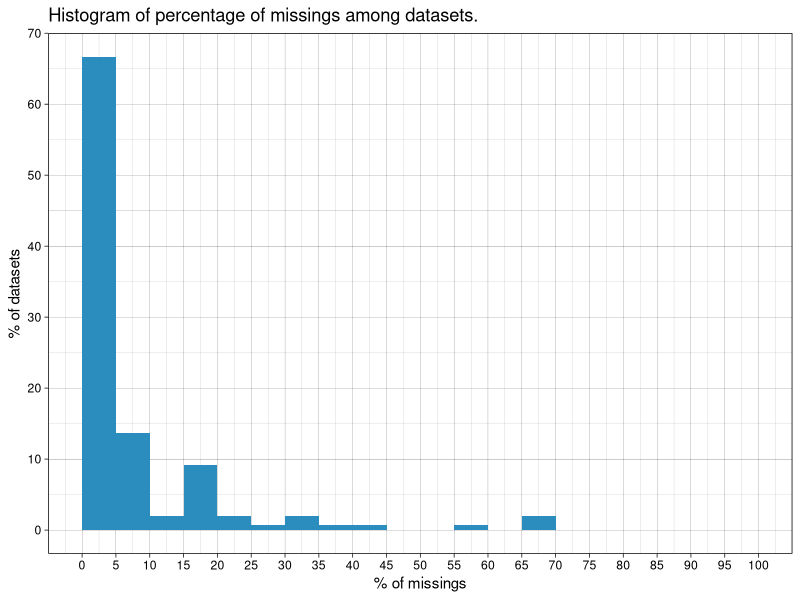
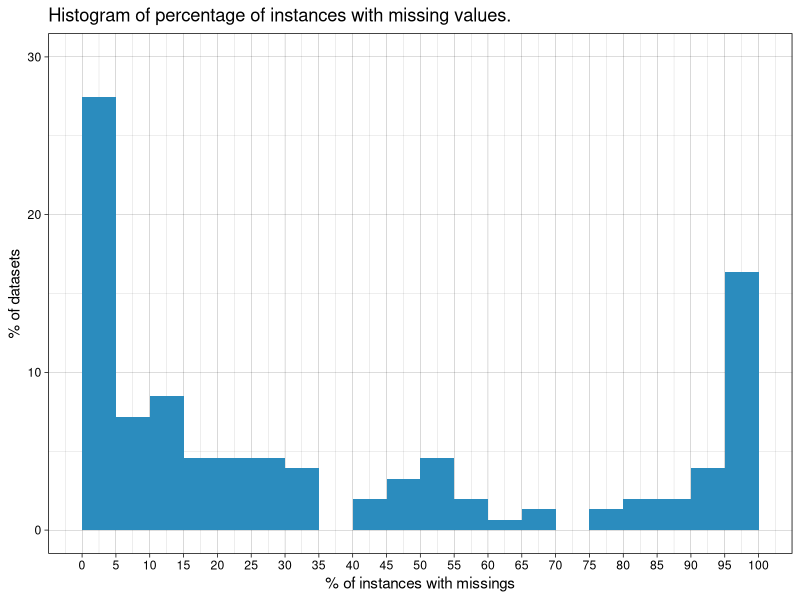
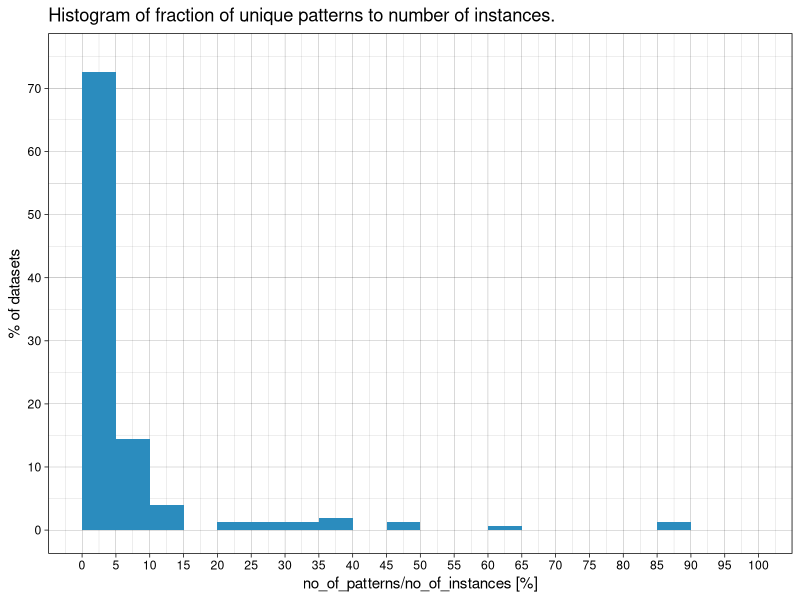
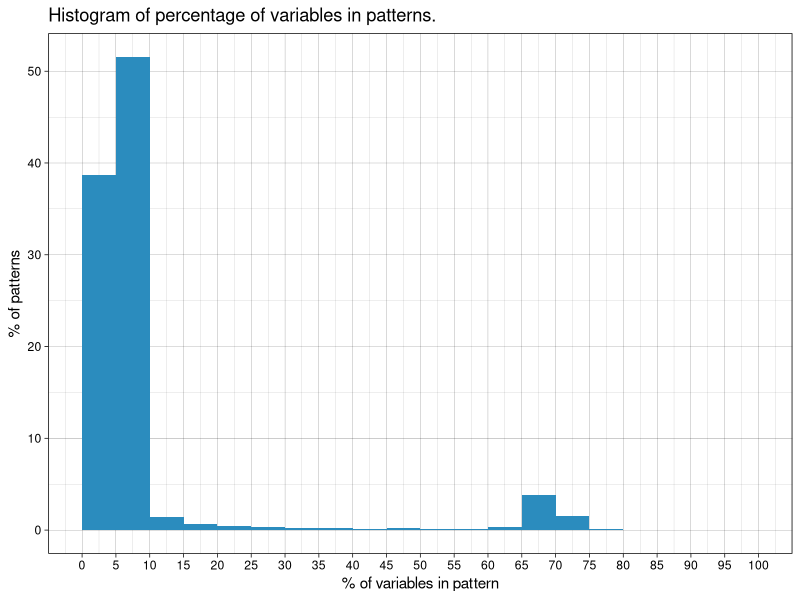
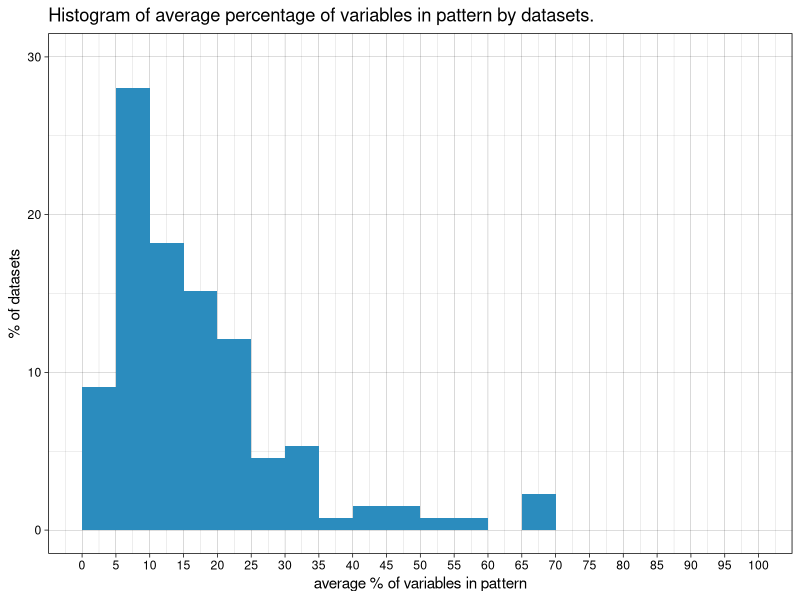
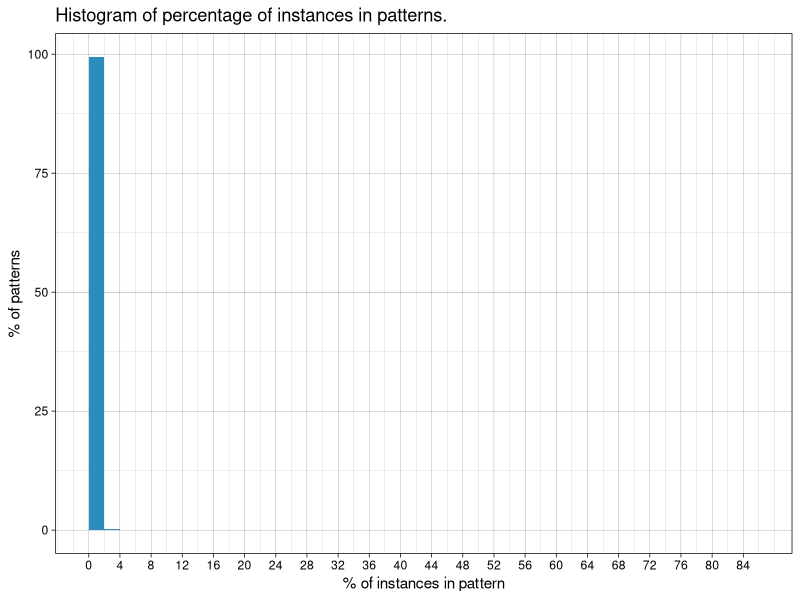
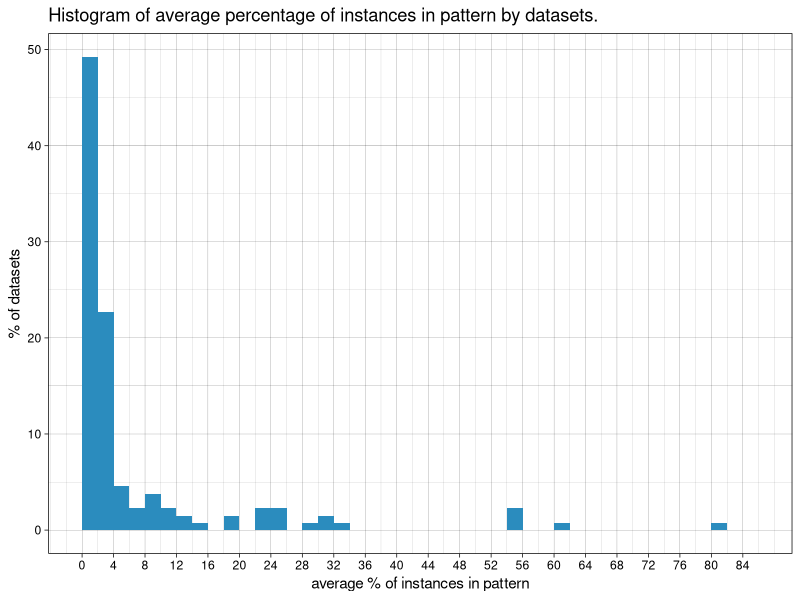

Here is the R script that generated these plots, in order:
## ---- chunk 1
knitr::opts_knit$set(root.dir=normalizePath('../../../'))
knitr::opts_chunk$set(echo = FALSE, message = FALSE)
## ---- chunk 2
library(ggplot2)
library(ggthemes)
library(dplyr)
library(scales)
## ---- chunk 3
data <- read.csv("datasets_store/patterns_analysis/readed_json_info.csv")[, -1]
selected_df <- read.csv("datasets_store/datasets_selection/selected_datasets.csv")
data <- data[data$id %in% selected_df$ID, ]
data <- data[!is.na(data$name), ]
patterns <- read.csv(file = "datasets_store/patterns_analysis/summary_of_patterns_in_all.csv")
patterns <- patterns[patterns$id %in% data$id, ]
## ---- chunk 4
to_plot <- data
to_plot$per_missings <- round(100*to_plot$no_missings/(to_plot$no_instances*to_plot$no_features), digits = 1)

ggplot(to_plot, aes(per_missings))+
  geom_histogram(aes(y = stat(count/sum(count))), fill='#2b8cbe', breaks = seq(0, 100, 5))+
  xlab("% of missings")+
  ylab("% of datasets")+
  ggtitle("Histogram of percentage of missings among datasets.")+
  scale_x_continuous(breaks = seq(0, 100, 5))+
  scale_y_continuous(breaks = seq(0, 0.7, 0.1), labels = seq(0, 70, 10))+
  theme_linedraw()
## ---- chunk 5
to_plot <- data
to_plot$per_instances_miss <- round(100*to_plot$no_instances_w_miss/to_plot$no_instances)

ggplot(to_plot, aes(per_instances_miss))+
  geom_histogram(aes(y = stat(count/sum(count))), fill='#2b8cbe', breaks = seq(0, 100, 5))+
  xlab("% of instances with missings")+
  ylab("% of datasets")+
  ggtitle("Histogram of percentage of instances with missing values.")+
  scale_x_continuous(breaks = seq(0, 100, 5))+
  scale_y_continuous(breaks = seq(0, 0.3, 0.1), labels = seq(0, 30, 10), limits = c(0, 0.3))+
  theme_linedraw()
## ---- chunk 6
to_plot <- data
to_plot$fraction <- round(100*to_plot$no_of_patterns/to_plot$no_instances, digits = 1)

ggplot(to_plot, aes(fraction))+
  geom_histogram(aes(y = stat(count/sum(count))), fill='#2b8cbe', breaks = seq(0, 100, 5))+
  xlab("no_of_patterns/no_of_instances [%]")+
  ylab("% of datasets")+
  ggtitle("Histogram of fraction of unique patterns to number of instances.")+
  scale_x_continuous(breaks = seq(0, 100, by = 5))+
  scale_y_continuous(breaks = seq(0, 0.8, 0.1), labels = seq(0, 80, 10), limits = c(0, 0.75))+
  theme_linedraw()
## ---- chunk 7
ggplot(patterns, aes(var_per))+
  geom_histogram(aes(y = stat(count/sum(count))), fill='#2b8cbe', breaks = seq(0, 100, 5))+
  xlab("% of variables in pattern")+
  ylab("% of patterns")+
  ggtitle("Histogram of percentage of variables in patterns.")+
  scale_x_continuous(breaks = seq(0, 100, 5))+
  scale_y_continuous(breaks = seq(0, 0.60, 0.10), labels = seq(0, 60, 10))+
  theme_linedraw()
## ---- chunk 8
group_by(patterns, id)%>%
  summarise("average" = mean(var_per))%>%
ggplot(aes(average))+
  geom_histogram(aes(y = stat(count/sum(count))), fill='#2b8cbe', breaks = seq(0, 100, 5))+
  xlab("average % of variables in pattern")+
  ylab("% of datasets")+
  ggtitle("Histogram of average percentage of variables in pattern by datasets.")+
  scale_x_continuous(breaks = seq(0, 100, 5))+
  scale_y_continuous(breaks = seq(0, 0.3, 0.1), labels = seq(0, 30, 10), limits = c(0, 0.3))+
  theme_linedraw()

## ---- chunk 9
ggplot(patterns, aes(x = row_per))+
  geom_histogram(aes(y = stat(count/sum(count))), fill='#2b8cbe', breaks = seq(0, max(patterns$row_per), 2))+
  xlab("% of instances in pattern")+
  ylab("% of patterns")+
  ggtitle("Histogram of percentage of instances in patterns.")+
  scale_x_continuous(breaks = seq(0, max(patterns$row_per), 4))+
  scale_y_continuous(breaks = seq(0, 1, 0.25), labels = seq(0, 100, 25))+
  theme_linedraw()
## ---- chunk 10
group_by(patterns, id)%>%
  summarise("average" = mean(row_per))%>%
ggplot(aes(x = average))+
  geom_histogram(aes(y = stat(count/sum(count))), fill='#2b8cbe', breaks = seq(0, max(patterns$row_per), 2))+
  xlab("average % of instances in pattern")+
  ylab("% of datasets")+
  ggtitle("Histogram of average percentage of instances in pattern by datasets.")+
  scale_x_continuous(breaks = seq(0, max(patterns$row_per), 4))+
  scale_y_continuous(breaks = seq(0, 0.5, 0.1), labels = seq(0, 50, 10))+
  theme_linedraw()
